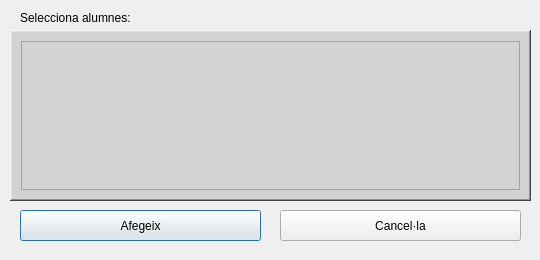
<?xml version="1.0" encoding="UTF-8"?>
<ui version="4.0">
 <class>Dialog</class>
 <widget class="QDialog" name="Dialog">
  <property name="geometry">
   <rect>
    <x>0</x>
    <y>0</y>
    <width>540</width>
    <height>260</height>
   </rect>
  </property>
  <property name="minimumSize">
   <size>
    <width>540</width>
    <height>260</height>
   </size>
  </property>
  <property name="maximumSize">
   <size>
    <width>540</width>
    <height>260</height>
   </size>
  </property>
  <property name="windowTitle">
   <string>Dialog</string>
  </property>
  <widget class="QPushButton" name="addButton">
   <property name="geometry">
    <rect>
     <x>20</x>
     <y>210</y>
     <width>241</width>
     <height>31</height>
    </rect>
   </property>
   <property name="text">
    <string>Afegeix</string>
   </property>
  </widget>
  <widget class="QPushButton" name="cancelButton">
   <property name="geometry">
    <rect>
     <x>280</x>
     <y>210</y>
     <width>241</width>
     <height>31</height>
    </rect>
   </property>
   <property name="text">
    <string>Cancel·la</string>
   </property>
  </widget>
  <widget class="QLabel" name="introLabel">
   <property name="geometry">
    <rect>
     <x>20</x>
     <y>10</y>
     <width>131</width>
     <height>16</height>
    </rect>
   </property>
   <property name="text">
    <string>Selecciona alumnes:</string>
   </property>
  </widget>
  <widget class="QFrame" name="frame">
   <property name="geometry">
    <rect>
     <x>10</x>
     <y>30</y>
     <width>521</width>
     <height>171</height>
    </rect>
   </property>
   <property name="styleSheet">
    <string notr="true">background-color: rgb(211, 211, 211);</string>
   </property>
   <property name="frameShape">
    <enum>QFrame::WinPanel</enum>
   </property>
   <property name="frameShadow">
    <enum>QFrame::Raised</enum>
   </property>
   <property name="lineWidth">
    <number>2</number>
   </property>
   <property name="midLineWidth">
    <number>0</number>
   </property>
   <layout class="QGridLayout" name="gridLayout">
    <item row="0" column="0">
     <widget class="QTableWidget" name="studentsTable">
      <property name="minimumSize">
       <size>
        <width>0</width>
        <height>0</height>
       </size>
      </property>
      <property name="maximumSize">
       <size>
        <width>999</width>
        <height>999</height>
       </size>
      </property>
      <property name="frameShape">
       <enum>QFrame::StyledPanel</enum>
      </property>
      <property name="frameShadow">
       <enum>QFrame::Sunken</enum>
      </property>
      <property name="autoScrollMargin">
       <number>10</number>
      </property>
      <property name="verticalScrollMode">
       <enum>QAbstractItemView::ScrollPerPixel</enum>
      </property>
      <property name="horizontalScrollMode">
       <enum>QAbstractItemView::ScrollPerPixel</enum>
      </property>
      <property name="showGrid">
       <bool>true</bool>
      </property>
      <property name="sortingEnabled">
       <bool>true</bool>
      </property>
      <property name="columnCount">
       <number>2</number>
      </property>
      <attribute name="horizontalHeaderVisible">
       <bool>false</bool>
      </attribute>
      <attribute name="horizontalHeaderCascadingSectionResizes">
       <bool>false</bool>
      </attribute>
      <attribute name="horizontalHeaderMinimumSectionSize">
       <number>50</number>
      </attribute>
      <attribute name="horizontalHeaderDefaultSectionSize">
       <number>100</number>
      </attribute>
      <attribute name="horizontalHeaderHighlightSections">
       <bool>false</bool>
      </attribute>
      <attribute name="horizontalHeaderShowSortIndicator" stdset="0">
       <bool>true</bool>
      </attribute>
      <attribute name="horizontalHeaderStretchLastSection">
       <bool>true</bool>
      </attribute>
      <attribute name="verticalHeaderVisible">
       <bool>true</bool>
      </attribute>
      <attribute name="verticalHeaderCascadingSectionResizes">
       <bool>false</bool>
      </attribute>
      <attribute name="verticalHeaderShowSortIndicator" stdset="0">
       <bool>false</bool>
      </attribute>
      <column>
       <property name="text">
        <string/>
       </property>
      </column>
      <column>
       <property name="text">
        <string/>
       </property>
      </column>
     </widget>
    </item>
   </layout>
  </widget>
 </widget>
 <resources/>
 <connections/>
</ui>
